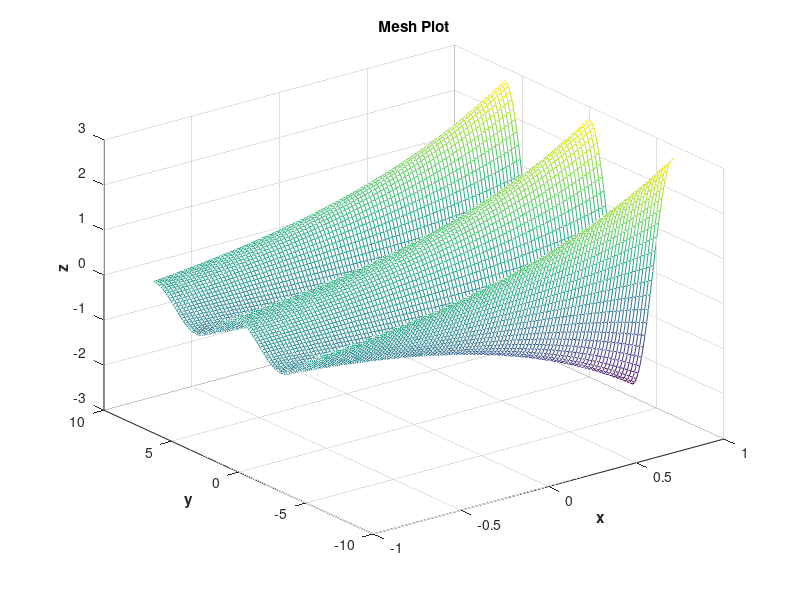
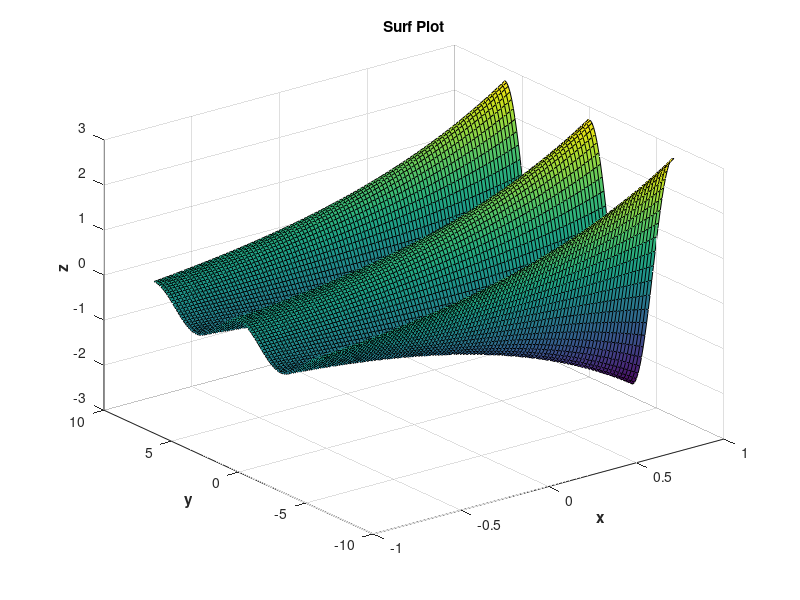
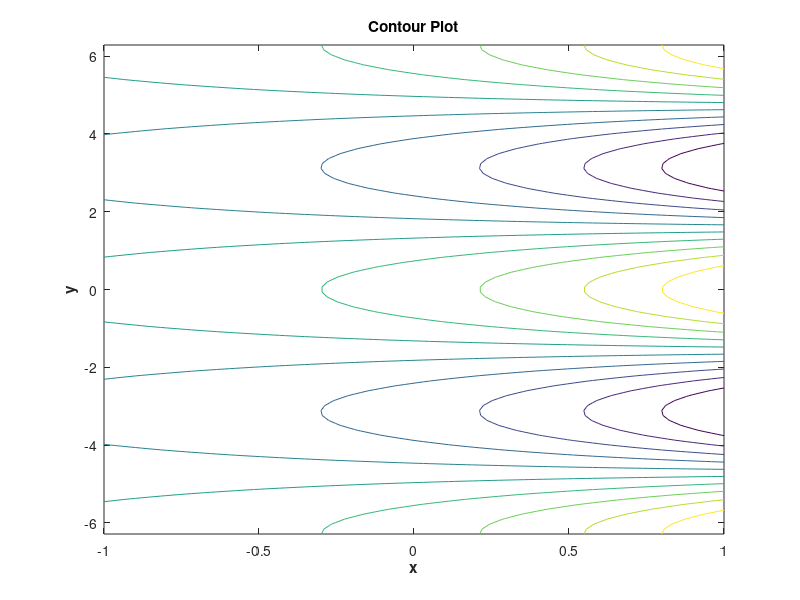

These charts were generated, in order, by the following MATLAB code:
%create a mesh, surface plot, and contour plot
%of function z = exp(x+i*y) for
%interval -1 <= x <= 1
%and -2*pi <= y <= 2*pi

clear;
clc;

%get x and y values to calculate
x = linspace(-1,1);
y = linspace(-2*pi,2*pi);


%pre-allocate the arrays
array1 = zeros(length(y), length(x));
array2 = zeros(length(y), length(x));
array3 = zeros(length(y), length(x));

%populate the arrays
for jj = 1:length(x)
    for ii = 1:length(y)
        array1(ii,jj) = x(jj); % x value in columns
        array2(ii,jj) = y(ii); %y value in rows
        array3(ii,jj) = ...
            exp(array1(ii,jj) + (1i.*array2(ii,jj)));
    end
end

figure
%plot mesh
mesh(array1,array2,real(array3));
title( '\bfMesh Plot');
xlabel('\bfx');
ylabel('\bfy');
zlabel('\bfz');

figure
%plot surf
surf(array1,array2,real(array3));
title('\bfSurf Plot');
xlabel('\bfx');
ylabel('\bfy');
zlabel('\bfz');

figure
%plot contour
contour(array1,array2,real(array3));
title('\bfContour Plot');
xlabel('\bfx');
ylabel('\bfy');
zlabel('\bfz');